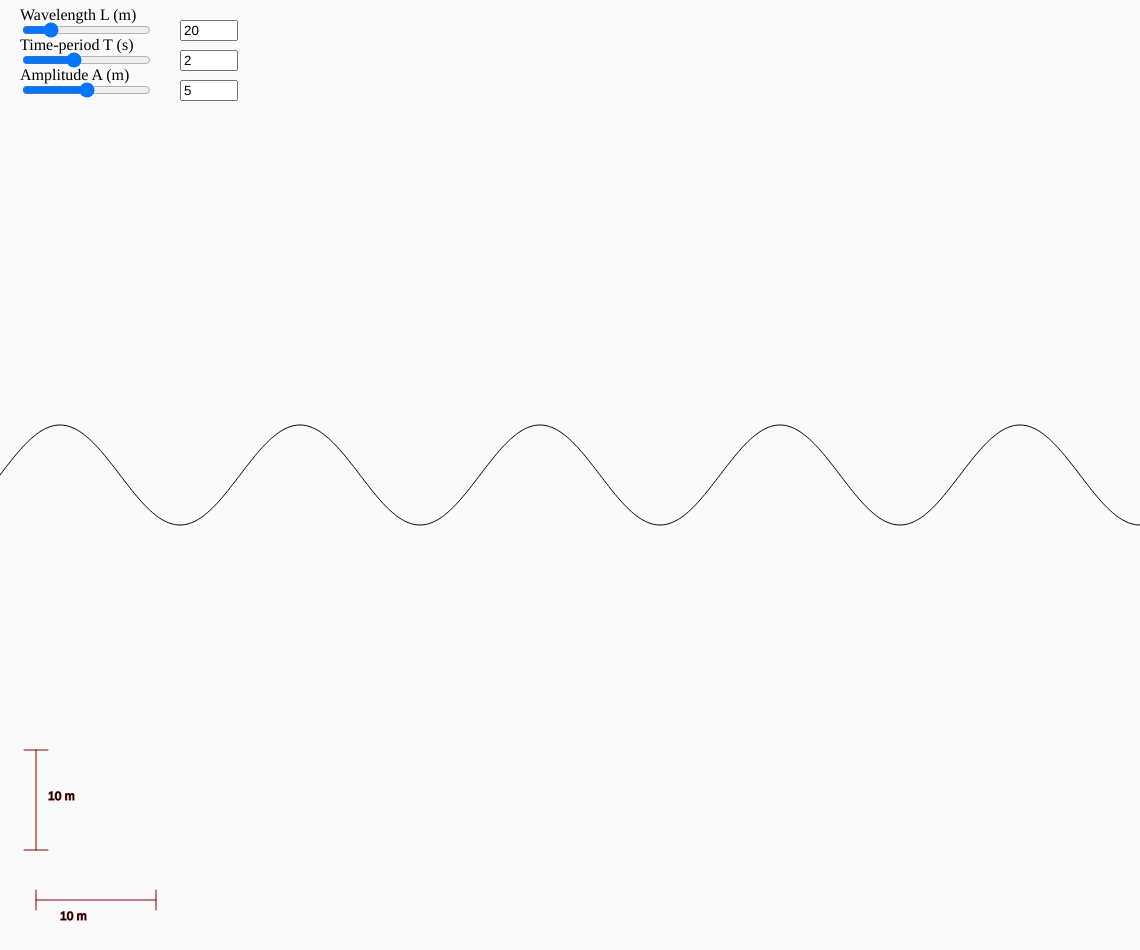
Frame 1 (no input)
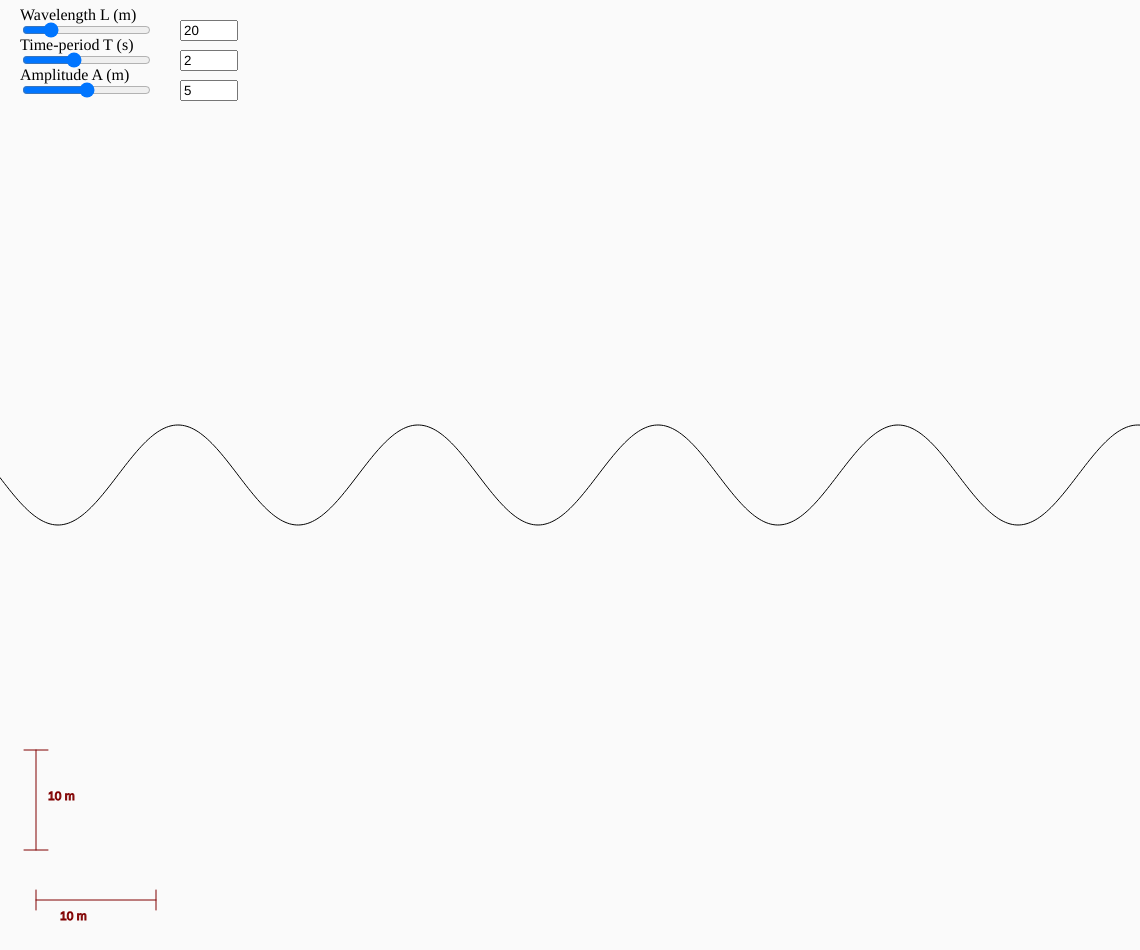
Frame 60 (no input)
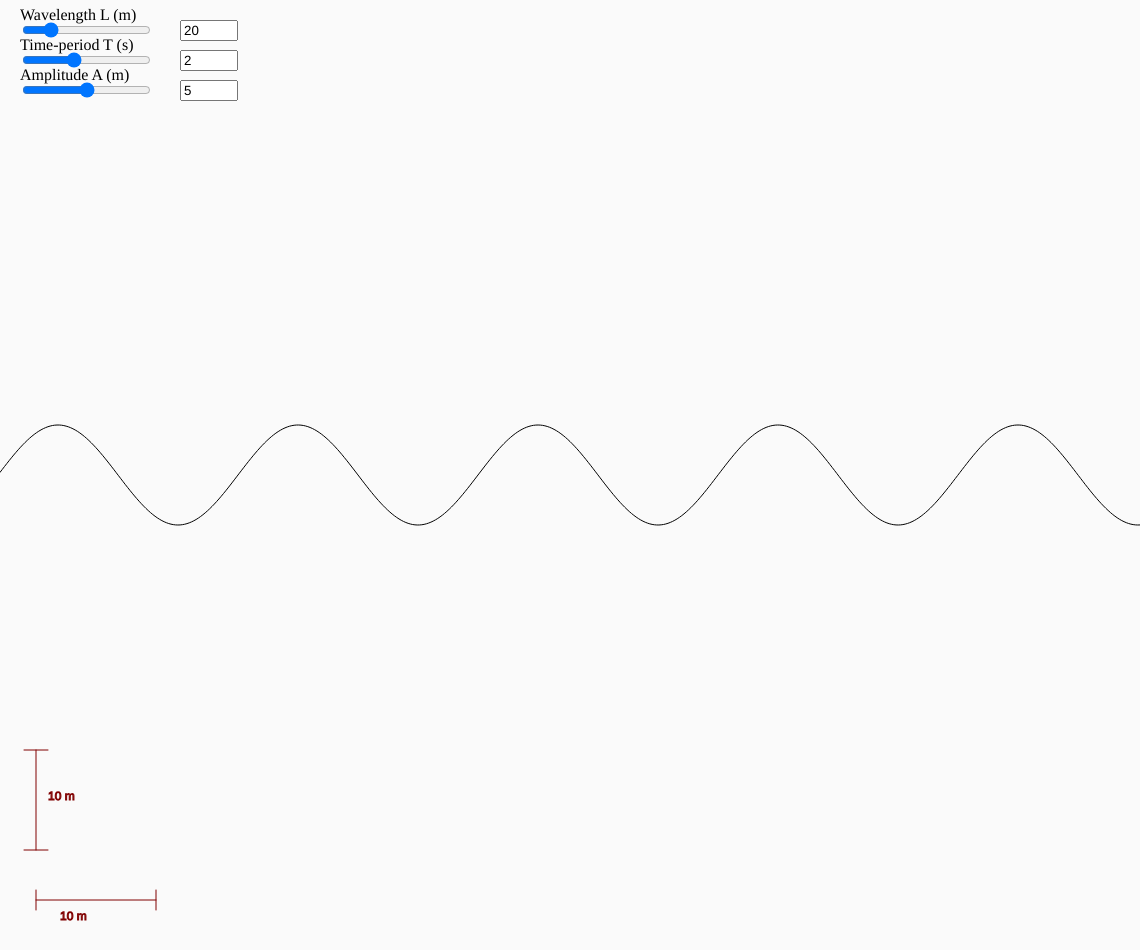
Frame 120 (the mouse pressed at the canvas centre since frame 60)

The p5.js sketch that drew these frames (run headless with seeded random() and noise() and a simulated clock; from frame 60 on, the mouse is pressed at the canvas centre):

// p5.js sketch
// ── sketch.js
// Wave program using p5.js
// User can adjust frequency, wavelength, and amplitude

// TODO:
// - (d) put names for sliders and show the values with units
// - (d) show rulers on x and y axes
// - switch to an equation (and sliders) using wavelength, timeperiod
// - show the wave equation: y = sin(2 pi x / lamda − 2 pi t / T + phi)
// - also show v = lambda / T with real-time value for v

function setup() {
  createCanvas(windowWidth*0.95, windowHeight*0.95);

  // set simulation length units in terms of window dimensions
  sim_1m_x = windowWidth / 100;
  sim_1m_y = windowHeight / 100;
  sim_time_step_secs = 1/60;

  // Set initial values
  wavelength = 20; // m | [2, 100]
  timeperiod = 2; // s | [0.1, 5]
  amplitude = 5; // m | [0, 10]
  phase = PI;
  time_now = 0;

  // Create sliders for user input
  //
  // wavelength slider
  sliderWavelength = createSlider(2, 100, wavelength, 1);
  sliderWavelength.position(20, 20);
  wavelengthBox = createInput();
  wavelengthBox.position(180, 20);
  wavelengthBox.size(50);
  wavelengthBox.value(wavelength);
  wavelengthName = createP('Wavelength L (m)');
  wavelengthName.position(20, -10);
  //
  // timeperiod slider
  sliderTimeperiod = createSlider(0.1, 5, timeperiod, 0.1);
  sliderTimeperiod.position(20, 50);
  timeperiodBox = createInput();
  timeperiodBox.position(180, 50);
  timeperiodBox.size(50);
  timeperiodBox.value(timeperiod);
  timeperiodName = createP('Time-period T (s)');
  timeperiodName.position(20, 20);
  //
  // amplitude slider
  sliderAmplitude = createSlider(0, 10, amplitude, 1);
  sliderAmplitude.position(20, 80);
  amplitudeBox = createInput();
  amplitudeBox.position(180, 80);
  amplitudeBox.size(50);
  amplitudeBox.value(amplitude);
  amplitudeName = createP('Amplitude A (m)');
  amplitudeName.position(20, 50);
}

function draw() {
  background(250);

  // draw length-scale bars
  //
  // draw x-axis scale bar
  stroke(128, 0, 0);
  strokeWeight(1);
  scale_left_x = 3*sim_1m_x
  scale_right_x = scale_left_x + 10*sim_1m_x
  scale_y = height - 5*sim_1m_y
  line(scale_left_x, scale_y, scale_right_x, scale_y);
  line(scale_left_x, scale_y - 1*sim_1m_y, scale_left_x, scale_y + 1*sim_1m_y);
  line(scale_right_x, scale_y - 1*sim_1m_y, scale_right_x, scale_y + 1*sim_1m_y);
  text('10 m', scale_left_x + 2*sim_1m_x, scale_y + 2*sim_1m_y);
  //
  // draw y-axis scale bar
  scale_x = 3*sim_1m_x
  scale_top_y = height - 20*sim_1m_y
  scale_bottom_y = scale_top_y + 10*sim_1m_y
  line(scale_x, scale_top_y, scale_x, scale_bottom_y);
  line(scale_x - 1*sim_1m_x, scale_top_y, scale_x + 1*sim_1m_x, scale_top_y);
  line(scale_x - 1*sim_1m_x, scale_bottom_y, scale_x + 1*sim_1m_x, scale_bottom_y);
  text('10 m', scale_x + 1*sim_1m_x, scale_top_y + 5*sim_1m_y);

  // Get user input
  wavelength = sliderWavelength.value();
  wavelengthBox.value(wavelength);
  amplitude = sliderAmplitude.value();
  amplitudeBox.value(amplitude);
  timeperiod = sliderTimeperiod.value();
  timeperiodBox.value(timeperiod);

  // draw moving sine wave with user input of wavelength, frequency, and amplitude
  noFill();
  stroke(0);
  beginShape();
  width_sim = width / sim_1m_x;
  for (let x = 0; x <= width_sim; x += width_sim/500) {
    y = amplitude * sin(2 * PI * (x / wavelength - time_now / timeperiod) + phase);
    x_pixels = x * sim_1m_x;
    y_pixels = y * sim_1m_y;
    vertex(x_pixels, height / 2 + y_pixels);
  }


  // for (let x = 0; x <= width; x += 0.5*sim_1m_x) {
  //   y = amplitude * sin(2 * PI * (x / wavelength - time_now / timeperiod) + phase);
  //   vertex(x, height / 2 + y);
  // }
  endShape();
  
  // Update time
  time_now += sim_time_step_secs;
}

function windowResized() {
  resizeCanvas(windowWidth*0.95, windowHeight*0.95);
  sim_1m_x = windowWidth / 100;
  sim_1m_y = windowHeight / 100;
}
